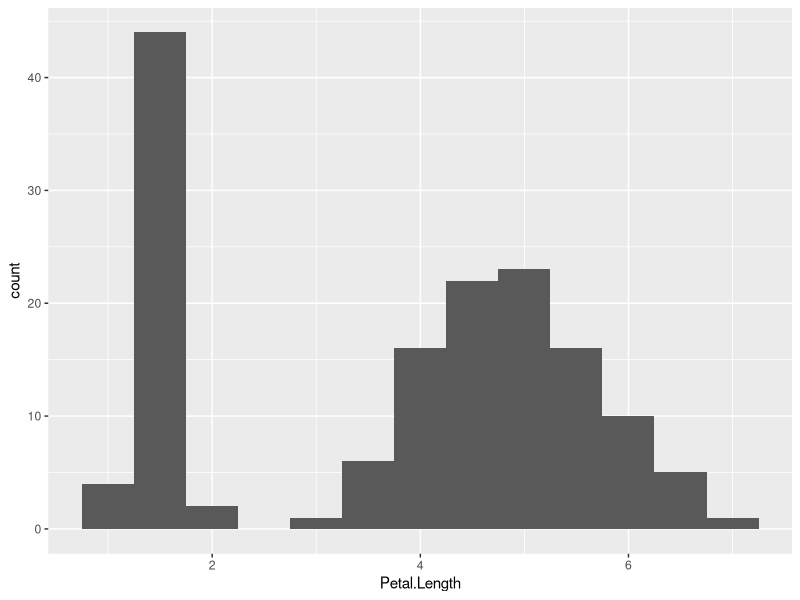
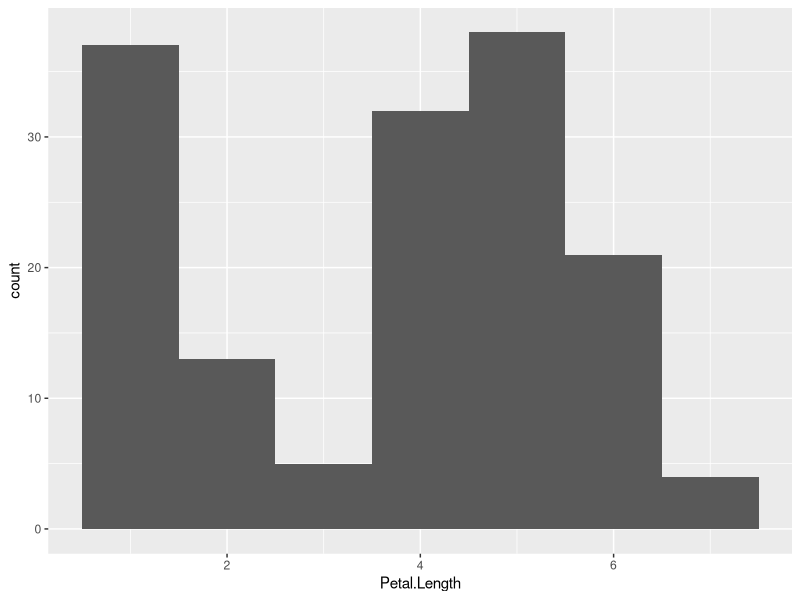

Write the R code that produced these figures, in order.
library(ggplot2)

ggplot(iris, aes(x=Petal.Length)) +    # 그래프를 그릴 데이터 지정
  geom_histogram(binwidth=0.5)         # 히스토그램 작성

ggplot(iris, aes(x=Petal.Length)) +    # 그래프를 그릴 데이터 지정
  geom_histogram(binwidth=1)           # 히스토그램 작성
